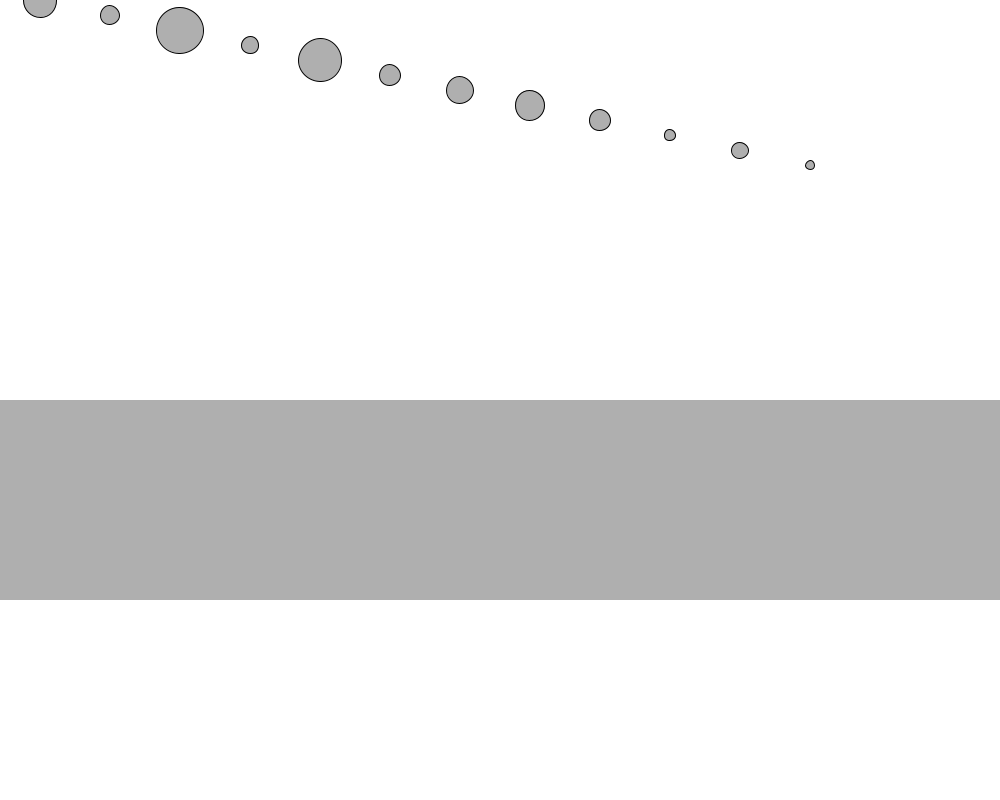
Frame 1 (no input)
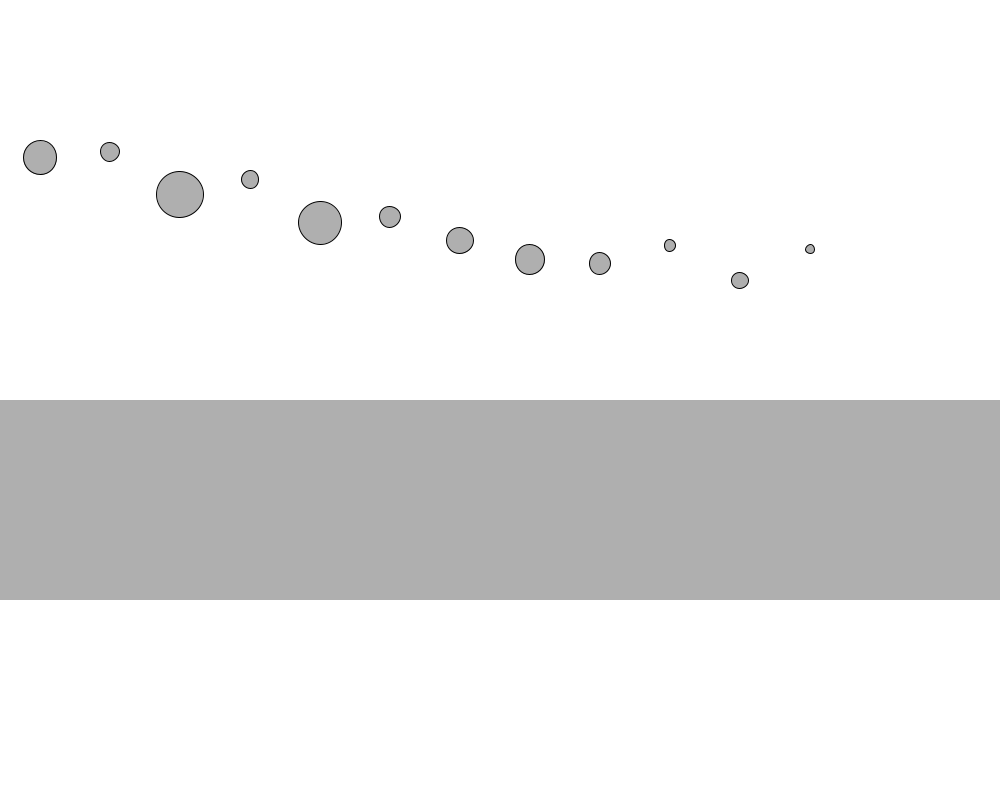
Frame 60 (the mouse pressed at the canvas centre just before this capture)
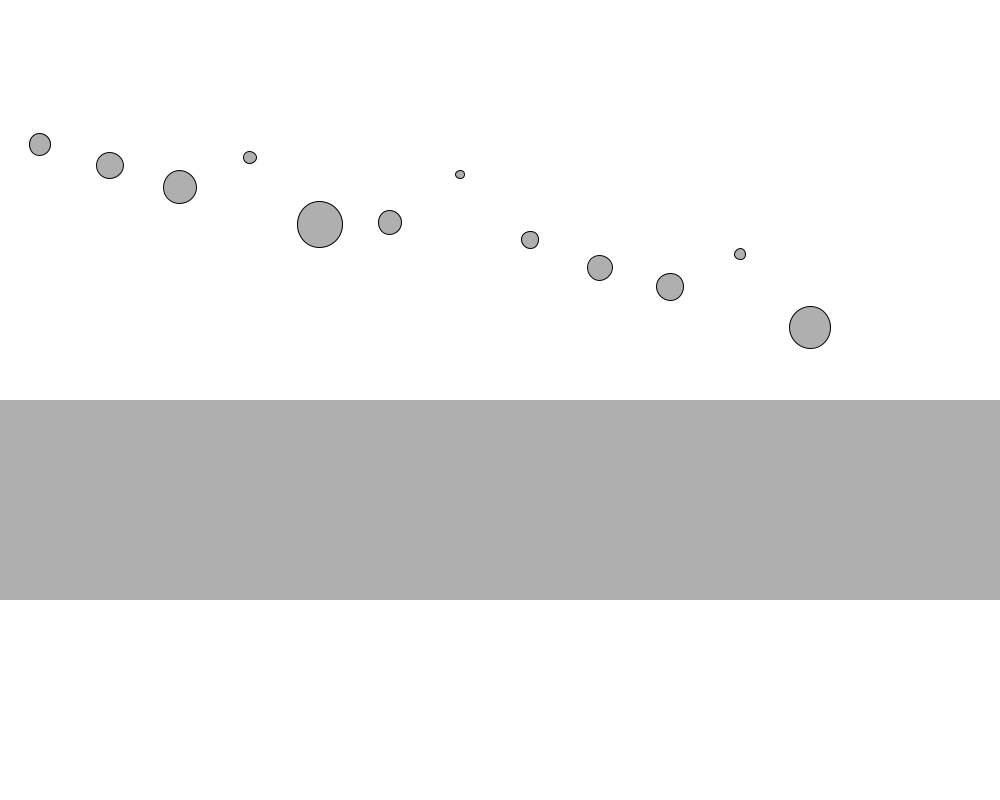
Frame 120 (the mouse held since frame 60 and released just before this capture)

The Processing sketch that drew these frames (run headless with seeded random() and noise(); from frame 60 on, the mouse is pressed at the canvas centre):

// Processing sketch: ch2_drag
// ── ch2_drag.pde
Mover[] movers = new Mover[12];
Liquid liquid;


void setup(){
  size(1000, 800);
  
  reset();
  
  liquid = new Liquid(0, height/2, width, height/4, 0.1);
}

void draw(){
  background(255);
  
  liquid.display();
  
  float c_fric = 0.03;  //friction constant
  
  for(int i = 0; i < movers.length; i++){
    
    if(movers[i].isInside(liquid)){
      movers[i].drag(liquid);
    }
    
    float m = 0.1 * movers[i].mass;
    PVector gravity = new PVector(0, m);
    
    PVector friction = movers[i].velocity.get();
    friction.mult(-1);
    friction.normalize();
    friction.mult(c_fric);
     
    movers[i].applyForce(gravity);
    movers[i].applyForce(friction);

    movers[i].update();
    movers[i].display();
    movers[i].checkEdges();
  } 
}


void mousePressed() {
  reset();
}


// Restart all the Mover objects randomly
void reset() {
  for (int i = 0; i < movers.length; i++) {
    movers[i] = new Mover(random(0.5, 3), 40+i*70, i*15);
  }
}
// ── Liquid.pde
class Liquid {
  float x,y,w,h;
  float c;
  
  Liquid(float _x, float _y, float _w, float _h, float _c){
    x = _x;
    y = _y;
    w = _w;
    h = _h;
    c = _c;  
  }
  
  void display(){
    noStroke();
    fill(175);
    rect(x,y,w,h);
  }
  
  
}
// ── Mover.pde
class Mover {
  PVector acceleration;
  PVector location;
  PVector velocity;

  float mass;

  Mover(float m, float x, float y){
    mass = m;
    
    location = new PVector(x, y);
    velocity = new PVector(0,0);
    acceleration = new PVector(0,0);  
}

  void applyForce(PVector force){
    PVector f = PVector.div(force, mass);
    acceleration.add(f);
  }
  
  void update(){
    velocity.add(acceleration);
    location.add(velocity);
    
    acceleration.mult(0);
  }
  
  void display(){
    stroke(0);
    fill(175);

    ellipse(location.x,location.y,mass*16,mass*16);
  }
 
  void checkEdges() {
    if (location.x > width) {
      location.x = width;
      velocity.x *= -1;
    } else if (location.x < 0) {
      velocity.x *= -1;
      location.x = 0;
    }
 
    if (location.y > height) {
      velocity.y *= -1;
      location.y = height;
    }
  }

  boolean isInside(Liquid l){
    if(location.x > l.x && location.x < l.x+l.w && location.y > l.y && location.y < l.y+l.h){
      return true;
    }else{
      return false;
    }
  }
  
  void drag(Liquid l){
    float speed = velocity.mag();
    float dragMagnitude = l.c * speed * speed;
    
    PVector drag = velocity.get();
    drag.mult(-1);
    drag.normalize();
    
    drag.mult(dragMagnitude);
    
    applyForce(drag);
  }


}  
